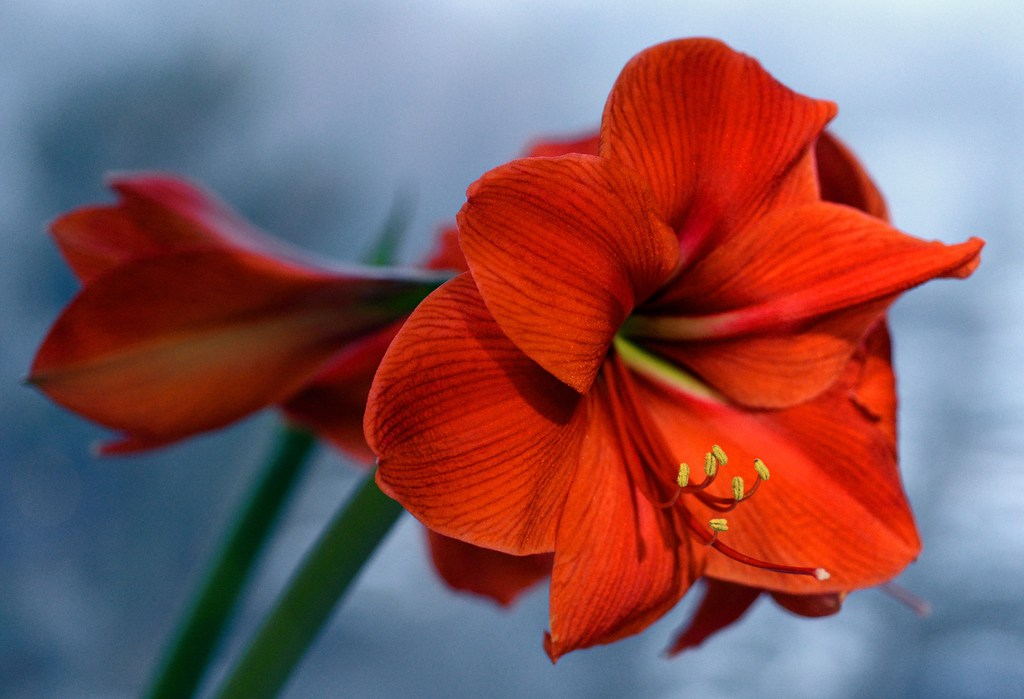
#> input picture images/flower.jpg, 1024 x 699 px
$ jupyter execute filter.ipynb   (shell and % lines are left out)
#> lines starting #> are read from the running program, lines starting #| are printed output that depends on the picture
# Overview

## Filter
Using convolution with a filter on a grayscale image, you can detect edges in an image. The value which is displayed in a grayscale image is the intensity (Helligkeit).
- Sobel → first derivative of the image (detects edges; partial derivative in x and y direction → sobel_x filter for vertical edges and sobel_y for horizontal edges)
- LaPlace → second derivative of the image (detects strong changes in intensity → often edges or corners)
- Gaussian → smoothing with a gaussian function

## Filter combinations

- Laplacian of Gaussian (LoG) = Laplace after Gauss
- Canny =
  1. smoothing (Gaussian)
  2. calculate gradients (Sobel Filter)
  3. Non-Maximum Suppression → thins out edges
  4. Hysteresis threshold → to select strong / weak edges

<a>

</a>

<a href="https://www.youtube.com/watch?v=uNP6ZwQ3r6A" target="_blank">

</a>

# Sobel

Der Sobel-Operator ist ein Kantendetektor aus der Bildverarbeitung. Er berechnet die ungefähre Ableitung (Gradient) eines Bildes in x- und y-Richtung. So lassen sich Kanten (plötzliche Helligkeitswechsel) erkennen. Da das Ergebnis jedoch empfindlich gegenüber Rauschen ist, wird noch eine leichte Glättung hinzugefügt.

Der Sobelfilter ist also eine Kombination aus:
- `Approximation der ersten Ableitung`
- `Leichter Glättung`

Die erste Ableitung berechnet sich aus:
$$f’(x)=\frac{d f(x)}{dx}$$

Im Bildverarbeitungskontext arbeitest du aber mit diskreten Pixeln, also kannst du die Ableitung nur näherungsweise berechnen.
$$f’(x) \approx \frac{f(x+h) - f(x-h)}{2h}$$

Wenn wir h = 1 setzen (Abstand zwischen den Pixeln), vereinfacht sich das zu:

$$f’(x) \approx \frac{f(x+1) - f(x-1)}{2}$$

Das ist die zentrale Differenzenmethode.

In Kernel-Form sieht das so aus:
$$\begin{bmatrix}
-0.5  & 0 & 0.5\\
\end{bmatrix}$$

➡️ Die Sobel-Operatoren sind Faltungsmatrizen (Kernels), die über das Bild gelegt werden:

Sobel X (horizontale Kanten):

$$G_x =
\begin{bmatrix}
-1 & 0 & 1 \\
-2 & 0 & 2 \\
-1 & 0 & 1 \\
\end{bmatrix}$$

Sobel Y (vertikale Kanten):

$$G_y =
\begin{bmatrix}
-1 & -2 & -1 \\
0 &  0 &  0 \\
1 &  2 &  1 \\
\end{bmatrix}$$

[cell 1]
import numpy as np
import matplotlib.pyplot as plt
from scipy import ndimage
from PIL import Image

# Bildpfad anpassen!
bildpfad = "../images/flower.jpg"

# Bild einlesen und in Graustufen umwandeln
bild = Image.open(bildpfad).convert('L')  # 'L' = Graustufen
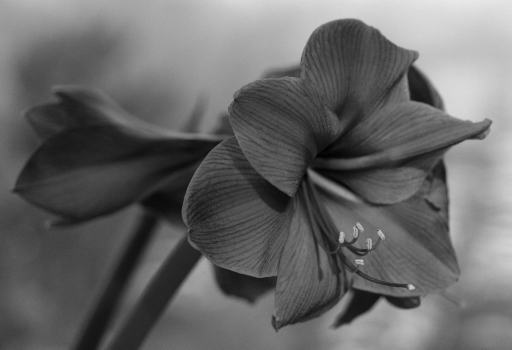
#> bild: PIL image 1024x699 L (shown at 1/2 size); min 0, max 235, mean 103.5
bild_array = np.array(bild)

# Sobel-Operator anwenden
sobel_x = ndimage.sobel(bild_array, axis=1)
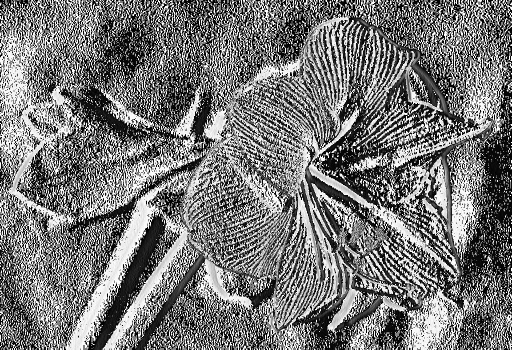
#> sobel_x: shape (699, 1024) (shown at 1/2 size); min 0, max 255, mean 118.5
sobel_y = ndimage.sobel(bild_array, axis=0)
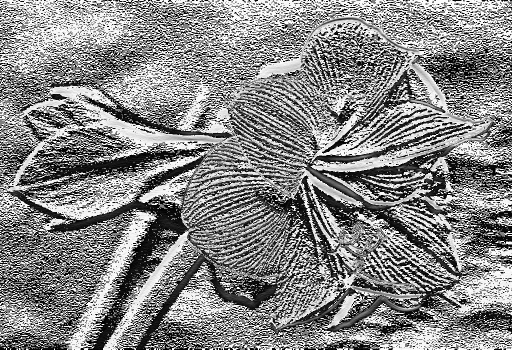
#> sobel_y: shape (699, 1024) (shown at 1/2 size); min 0, max 255, mean 133.6
sobel_magnitude = np.hypot(sobel_x, sobel_y)
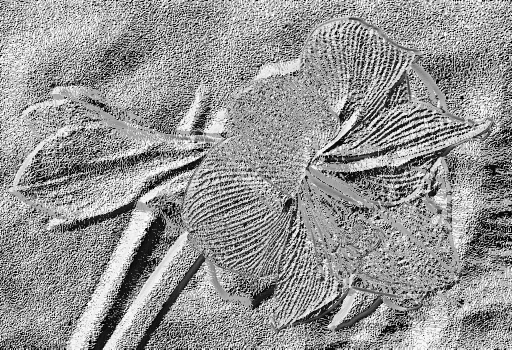
#> sobel_magnitude: shape (699, 1024) float16 (shown at 1/2 size); min 0, max 360.5, mean 210; drawn with min black and max white

# Plot
fig, axs = plt.subplots(1, 4, figsize=(16, 4))
axs[0].imshow(bild_array, cmap='gray')
axs[0].set_title("Graustufenbild")

axs[1].imshow(sobel_x, cmap='gray')
axs[1].set_title("Sobel X")

axs[2].imshow(sobel_y, cmap='gray')
axs[2].set_title("Sobel Y")

axs[3].imshow(sobel_magnitude, cmap='gray')
axs[3].set_title("Gradient Magnitude")

plt.tight_layout()
plt.show()

Grundsätzlich ist der Sobel-Operator ein spezieller Kantendetektor, der als diskreter Filter (Kernel) definiert ist und typischerweise auf Bilddaten oder diskrete 2D-Daten angewendet wird.

**Kann man den Sobel-Operator auch auf eine kontinuierliche Funktion anwenden?**

Nicht direkt analytisch, weil der Sobel-Operator auf der diskreten Approximation der Ableitung basiert. Aber was du machen kannst (und was oft gemacht wird):

✅ Du wertest deine Funktion diskret auf einem Gitter aus (so wie du es mit deiner Sinus-Cosinus-Funktion gemacht hast)

✅ Dann kannst du den Sobel-Operator ganz genauso wie auf ein Bild anwenden, weil du ja ein 2D-Array hast

[cell 2]
import numpy as np
import matplotlib.pyplot as plt
from scipy.ndimage import sobel

# Gitter erzeugen
x = np.linspace(-5, 5, 200)
y = np.linspace(-5, 5, 200)
X, Y = np.meshgrid(x, y)

# Funktion definieren
Z = np.sin(X) * np.cos(Y)

# Sobel-Operator anwenden (Ableitungen in x- und y-Richtung)
sobel_x = sobel(Z, axis=1)
sobel_y = sobel(Z, axis=0)
gradient_magnitude = np.hypot(sobel_x, sobel_y)

# Plots
fig, axs = plt.subplots(1, 3, figsize=(15, 5))

im0 = axs[0].imshow(Z, extent=(-5, 5, -5, 5), origin='lower', cmap='viridis')
axs[0].set_title("Originalfunktion")
plt.colorbar(im0, ax=axs[0])

im1 = axs[1].imshow(sobel_x, extent=(-5, 5, -5, 5), origin='lower', cmap='coolwarm')
axs[1].set_title("Sobel x-Richtung")
plt.colorbar(im1, ax=axs[1])

im2 = axs[2].imshow(gradient_magnitude, extent=(-5, 5, -5, 5), origin='lower', cmap='magma')
axs[2].set_title("Gradientenbetrag (Kantenstärke)")
plt.colorbar(im2, ax=axs[2])

plt.tight_layout()
plt.show()

# LaPlace

Der Laplace-Operator ist definiert als die Summe der zweiten Ableitungen einer Funktion:

- Für eine Funktion f(x, y) im 2D-Raum ist:
$$\Delta f = \frac{\partial^2 f}{\partial x^2} + \frac{\partial^2 f}{\partial y^2}$$

- In 3D:
$$\Delta f = \frac{\partial^2 f}{\partial x^2} + \frac{\partial^2 f}{\partial y^2} + \frac{\partial^2 f}{\partial z^2}$$

---
✅ Der Gradient einer Funktion liefert einen Vektor, der die Richtung und Stärke des größten Anstiegs beschreibt. Das ist die erste Ableitung.

✅ Der Laplace-Operator ist die Summe der zweiten partiellen Ableitungen, also ein Maß dafür, wie stark die Funktion in alle Richtungen “gekrümmt” ist.

Man sagt:

$\Delta f = \nabla \cdot \nabla f = \text{div}(\text{grad}(f))$

Das heißt:
- Du bildest zuerst den Gradient (erste Ableitungen → Vektor).
- Dann nimmst du die Divergenz dieses Gradienten (Summe der partiellen Ableitungen der Gradienten-Komponenten).

Fazit:
Der Laplace-Operator ist also nicht der “zweite Gradient”, sondern die Divergenz des Gradienten, was in Summe die Summe der zweiten Ableitungen ergibt.

----

In der Bildverarbeitung wird der diskrete Laplace-Operator oft als Filter-Maske angewandt, um Kanten oder schnelle Helligkeitswechsel zu erkennen.

**Herleitung**
Für ein Bild benötigen wir den LaPlace Operator im 2D-Raum.

1. Die zweite Ableitung in x-Richtung (diskret) lautet:

    $\frac{\partial^2 f}{\partial x^2} \approx f(x+1, y) - 2f(x, y) + f(x-1, y)$

2. Genauso in y-Richtung:

    $\frac{\partial^2 f}{\partial y^2} \approx f(x, y+1) - 2f(x, y) + f(x, y-1)$

3. Wenn du das zusammenfasst, erhältst du den 2D-Laplace-Kernel:

Typische Filter-Matrix (3x3):

$$\begin{bmatrix}
0 & 1 & 0 \\
1 & -4 & 1 \\
0 & 1 & 0
\end{bmatrix}$$
Das ist klassische 4-neighbourhood Laplace-Kernel, bei dem nur die direkten Nachbarn berücksichtigt werden.

Um resistenter gegen Rotationen zu sein, kann der 8-neighbourhood Laplace-Kernel verwendet werden, der auch Diagonalen berücksichtigt.

$$\begin{bmatrix}
1 & 1 & 1 \\
1 & -8 & 1 \\
1 & 1 & 1
\end{bmatrix}$$

[cell 3]
import numpy as np
import matplotlib.pyplot as plt
from scipy.ndimage import laplace

# Gitter erzeugen
x = np.linspace(-5, 5, 200)
y = np.linspace(-5, 5, 200)
X, Y = np.meshgrid(x, y)

# Komplexere Funktion: Sinus-Cosinus-Kombination
Z = np.sin(X) * np.cos(Y)
#Z = np.array(bild) # auskommentieren für Beispiel: Graustufenbild als Funktion

# Laplace-Operator anwenden
laplace_Z = laplace(Z)

# Plotten
fig, axs = plt.subplots(1, 2, figsize=(12, 5))

# Originalfunktion
im0 = axs[0].imshow(Z, extent=(-5, 5, -5, 5), origin='lower', cmap='viridis')
axs[0].set_title(r"$f(x,y) = \sin(x) \cdot \cos(y)$")
plt.colorbar(im0, ax=axs[0])

# Laplace-Operator Ergebnis
im1 = axs[1].imshow(laplace_Z, extent=(-5, 5, -5, 5), origin='lower', cmap='coolwarm', vmin=-0.005, vmax=0.005)
axs[1].set_title("Laplace-Operator Ergebnis")
plt.colorbar(im1, ax=axs[1])

plt.tight_layout()
plt.show()

# 3D-Plots
fig = plt.figure(figsize=(12, 5))

# Originalfunktion
ax1 = fig.add_subplot(1, 2, 1, projection='3d')
ax1.plot_surface(X, Y, Z, cmap='viridis')
ax1.set_title(r"$f(x,y) = \sin(x) \cdot \cos(y)$")

# Ergebnis nach Laplace-Operator
ax2 = fig.add_subplot(1, 2, 2, projection='3d')
ax2.plot_surface(X, Y, laplace_Z, cmap='coolwarm', vmin=-0.005, vmax=0.005)
ax2.set_title("Laplace-Operator Ergebnis")

plt.tight_layout()
plt.show()

Was du erkennen solltest:

✅ Die Laplace-Berechnung hebt besonders die Stellen hervor, an denen die Krümmung der Funktion wechselt.

✅ Maxima erscheinen negativ, Minima positiv (je nach Konvention). → Die zweite Ableitung von `sin(x)` ist `-sin(x)`

✅ Die wellenartige Struktur bleibt im Laplace-Bild sichtbar, aber zeigt dort die “zweite Ableitung” der Funktion.

Beobachtungen:

✅ Links siehst du die wellenartige Struktur der Sinus-Cosinus-Funktion.

✅ Rechts siehst du, wie der Laplace-Operator die Krümmungsinformationen extrahiert. Maxima, Minima und Sattelstellen werden durch unterschiedliche Farben hervorgehoben.

Warum sind die Minima/Maxima schwach?
1.	Numerische Approximation:
Der scipy.ndimage.laplace Operator verwendet numerische Filter (finite differences), die am Rand stärkere Artefakte erzeugen. Die echten Krümmungen im Inneren erscheinen oft schwächer.
2.	Die Funktion selbst:
Bei einer Funktion wie sin(x) * cos(y) wechseln sich positive und negative Bereiche regelmäßig ab. An vielen Stellen kompensiert sich die Krümmung, weshalb der Laplace-Wert nahe Null bleibt. Die Extremwerte sind nur an bestimmten Punkten deutlich.
3.	Farbschema / Skalierung:
Standardmäßig skaliert plot_surface die Farbtöne automatisch auf die Minimal- und Maximalwerte. Wenn die Werte im Inneren sehr nah an Null liegen und nur am Rand starke Ausschläge vorhanden sind, erscheinen die inneren Unterschiede fast unsichtbar.

→ angepasste Farbskala:

ax2.plot_surface(X, Y, laplace_Z, cmap='coolwarm', vmin=-0.5, vmax=0.5)

[cell 4]
# gleicher Code wie oben, aber mit eigenem Kernel
import numpy as np
import matplotlib.pyplot as plt
from scipy.ndimage import convolve
from PIL import Image

# Bildpfad anpassen!
bildpfad = "../images/flower.jpg"

# Bild einlesen und in Graustufen umwandeln
bild = Image.open(bildpfad).convert('L')
bild_array = np.array(bild)

# Eigenen Kernel definieren (hier klassischer 4-neighbourhood Laplace-Kernel)
#kernel = np.array([[0,  1,  0],
#                   [1, -4,  1],
#                   [0,  1,  0]])

# Alternative: 8-neighbourhood Laplace-Kernel
kernel = np.array([[1,  1,  1],
                   [1, -8,  1],
                   [1,  1,  1]])

# Faltung anwenden
gefiltert = convolve(bild_array, kernel)
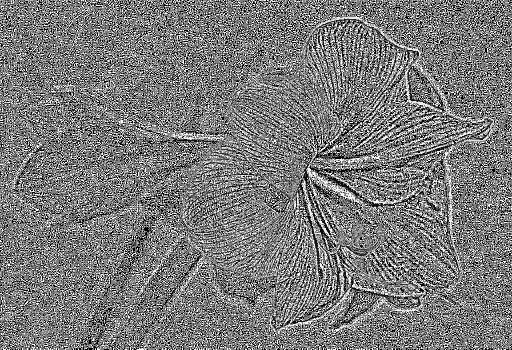
#> gefiltert: shape (699, 1024) (shown at 1/2 size); min 0, max 255, mean 122.3

# Alternative 2: Ohne Kernel, direkt Laplace-Operator verwenden mit from scipy.ndimage import laplace
# laplace_bild = laplace(bild_array)

# Plotten
fig, axs = plt.subplots(1, 2, figsize=(12, 5))

# Originalbild
im0 = axs[0].imshow(bild_array, cmap='gray')
axs[0].set_title("Graustufenbild")
plt.colorbar(im0, ax=axs[0])

# Gefiltertes Bild
im1 = axs[1].imshow(gefiltert, cmap='coolwarm')
axs[1].set_title("Ergebnis nach Faltung")
plt.colorbar(im1, ax=axs[1])

plt.tight_layout()
plt.show()

# Gaussian

### 1D Gaussian function

<a>

</a>

Anhand der 1D Gaussfunktion sollen die Effekte der einzelnen Parameter untersucht werden.

- $ A $ ändert die Höhe

- $ \mu $ verschiebt den Ursprung

- $ \sigma $ verändert die Breite der Glocken/Gausskurve (Standarabweichung)

### 2D Gaussian function

The 2D Gaussian function is given by:
$$G(x, y) = A \cdot \exp\left( -\left( \frac{(x - x_0)^2}{2\sigma_x^2} + \frac{(y - y_0)^2}{2\sigma_y^2} \right) \right)$$

Where:
- $A$ = Amplitude (peak value)
- $(x_0, y_0)$ = Center of the Gaussian
- $\sigma_x, \sigma_y$ = Standard deviations in x and y direction

[cell 5]
import numpy as np
import matplotlib.pyplot as plt

# Parameter
A = 1
x0, y0 = 0, 0
sigma_x = 1
sigma_y = 2

# Grid
x = np.linspace(-5, 5, 100)
y = np.linspace(-5, 5, 100)
X, Y = np.meshgrid(x, y)

# 2D Gaussian
Z = A * np.exp(-(((X - x0)**2) / (2 * sigma_x**2) + ((Y - y0)**2) / (2 * sigma_y**2)))

# Plot
fig = plt.figure(figsize=(12, 5))

# 3D Surface
ax1 = fig.add_subplot(1, 2, 1, projection='3d')
ax1.plot_surface(X, Y, Z, cmap='viridis', alpha=0.8)

# 2D Contour projection auf die x-y-Ebene bei z=0
ax2 = fig.add_subplot(1, 2, 2, projection='3d')
ax2.contourf(X, Y, Z, zdir='z', offset=0, cmap='viridis', alpha=0.7)

# Achsen
ax1.set_zlim(0, A*1.1)
ax2.set_zlim(0, A*1.1)
plt.tight_layout()
plt.show()

# Derivative of Gaussian

[cell 6]
import numpy as np
import matplotlib.pyplot as plt

# Parameter
sigma = 1
A = 1

# Gitter erzeugen
x = np.linspace(-5, 5, 100)
y = np.linspace(-5, 5, 100)
X, Y = np.meshgrid(x, y)

# 2D Gaussian
Z = A * np.exp(- (X**2 + Y**2) / (2 * sigma**2))

# Ableitung der Gaussian nach x
dZ_dx = - (X / sigma**2) * Z
dZ_dy = - (Y / sigma**2) * Z

# Plot
fig, axs = plt.subplots(1, 2, figsize=(12,5))

# Original Gaussian
axs[0].imshow(Z, extent=[-5,5,-5,5], origin='lower', cmap='viridis')
axs[0].set_title('Original 2D Gaussian')

# Ableitung nach x
im = axs[1].imshow(dZ_dx, extent=[-5,5,-5,5], origin='lower', cmap='coolwarm')
axs[1].set_title('Ableitung der Gaussian nach x')
plt.colorbar(im, ax=axs[1])
plt.show()

# 3D Plot
fig = plt.figure(figsize=(12, 5))

# 3D Surface Plot der Ableitung nach x
ax1 = fig.add_subplot(1, 2, 1, projection='3d')
ax1.plot_surface(X, Y, dZ_dx, cmap='coolwarm')
ax1.set_title("Ableitung der Gaussian nach x")

# 3D Surface Plot der Ableitung nach y
ax2 = fig.add_subplot(1, 2, 2, projection='3d')
ax2.plot_surface(X, Y, dZ_dy, cmap='coolwarm')
ax2.set_title("Ableitung der Gaussian nach y")

plt.tight_layout()
plt.show()

# LoG (Laplacian of Gaussian)

[cell 7]
import numpy as np
import matplotlib.pyplot as plt
from scipy.ndimage import laplace

# Gitter erzeugen
x = np.linspace(-5, 5, 100)
y = np.linspace(-5, 5, 100)
X, Y = np.meshgrid(x, y)

# 2D-Gaussian definieren
sigma = 1
Z = np.exp(-((X)**2 + (Y)**2) / (2 * sigma**2))

# Laplace-Operator anwenden
laplace_Z = laplace(Z)

# 2D Plots
fig, axs = plt.subplots(1, 2, figsize=(10, 4))

# Originalfunktion
axs[0].imshow(Z, extent=(-5, 5, -5, 5), origin='lower', cmap='viridis')
axs[0].set_title("Original 2D-Gaussian")

# Ergebnis nach Laplace-Operator
im = axs[1].imshow(laplace_Z, extent=(-5, 5, -5, 5), origin='lower', cmap='coolwarm')
axs[1].set_title("Laplace-Operator (2. Ableitung)")

plt.colorbar(im, ax=axs[1])
plt.show()

# 3D Plot
fig = plt.figure(figsize=(12, 5))
ax = fig.add_subplot(111, projection='3d')
ax.plot_surface(X, Y, laplace_Z, cmap='coolwarm')
ax.set_title("3D Plot Laplace-Operator")
plt.show()
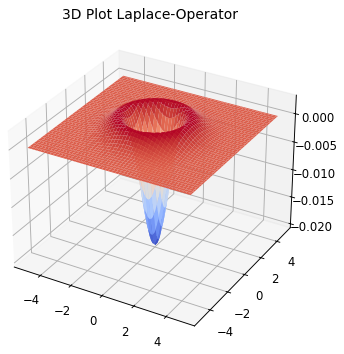
#> figure drawn by matplotlib, 1 panel

[cell 8]
import numpy as np
import matplotlib.pyplot as plt
from scipy.ndimage import convolve, gaussian_filter
from PIL import Image
import cv2  # Für Canny (muss installiert sein)

def get_kernel(name):
    """Gibt den Kernel oder Filter basierend auf dem Namen zurück."""
    if name == 'laplace_4':
        return np.array([[0, 1, 0],
                         [1, -4, 1],
                         [0, 1, 0]])
    elif name == 'laplace_8':
        return np.array([[1, 1, 1],
                         [1, -8, 1],
                         [1, 1, 1]])
    elif name == 'sobel_x':
        return np.array([[-1, 0, 1],
                         [-2, 0, 2],
                         [-1, 0, 1]])
    elif name == 'sobel_y':
        return np.array([[-1, -2, -1],
                         [0, 0, 0],
                         [1, 2, 1]])
    elif name == 'laplacian_of_gaussian':
        # Beispiel Kernel LoG 5x5 (normiert)
        return np.array([[0, 0, -1, 0, 0],
                         [0, -1, -2, -1, 0],
                         [-1, -2, 16, -2, -1],
                         [0, -1, -2, -1, 0],
                         [0, 0, -1, 0, 0]])
    else:
        raise ValueError("Unbekannter Kernel-Name")

def apply_filter(image, filter_name):
#> called with filter_name = 'sobel_x'
    if filter_name == 'canny':
        # Canny erwartet uint8 Bild, grayscale
        edges = cv2.Canny(image.astype(np.uint8), 100, 200)
        return edges
    else:
        kernel = get_kernel(filter_name)
        return convolve(image, kernel)
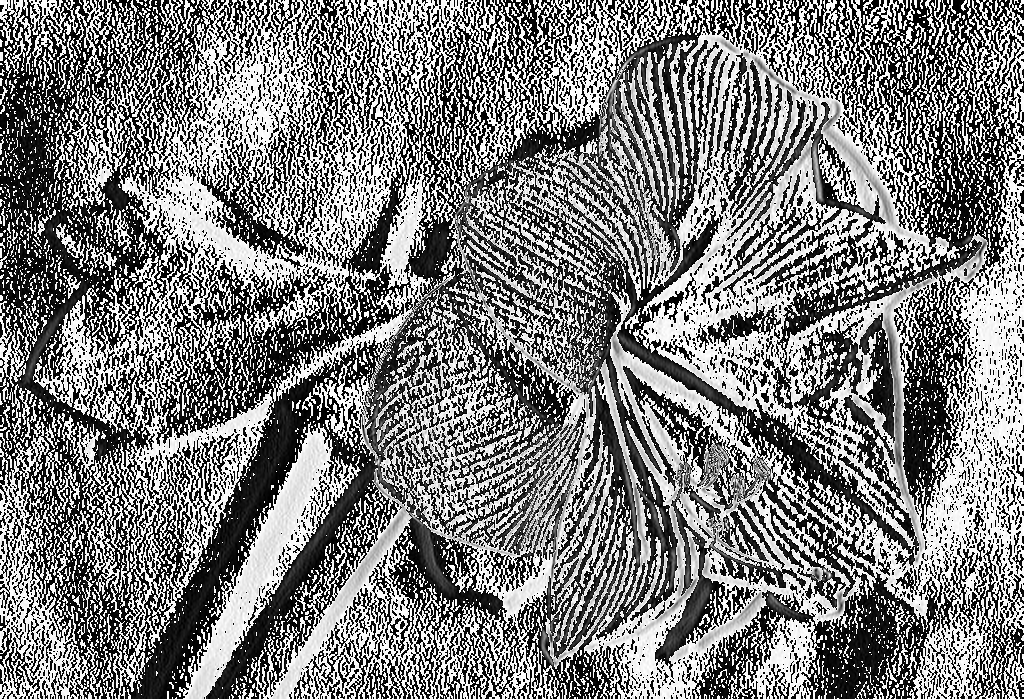
#> returned value: shape (699, 1024); min 0, max 255, mean 124.9

# Bild laden
bildpfad = "../images/flower.jpg"
bild = Image.open(bildpfad).convert('L')
bild_array = np.array(bild)

# Filter auswählen
filter_name = 'sobel_x'  # Beispiel: 'laplace_4', 'sobel_y', 'laplacian_of_gaussian', 'canny'

# Filter anwenden
ergebnis = apply_filter(bild_array, filter_name)

# Plot
fig, axs = plt.subplots(1, 2, figsize=(12, 5))

axs[0].imshow(bild_array, cmap='gray')
axs[0].set_title("Originalbild")

axs[1].imshow(ergebnis, cmap='gray')
axs[1].set_title(f"Filter: {filter_name}")

plt.tight_layout()
plt.show()
